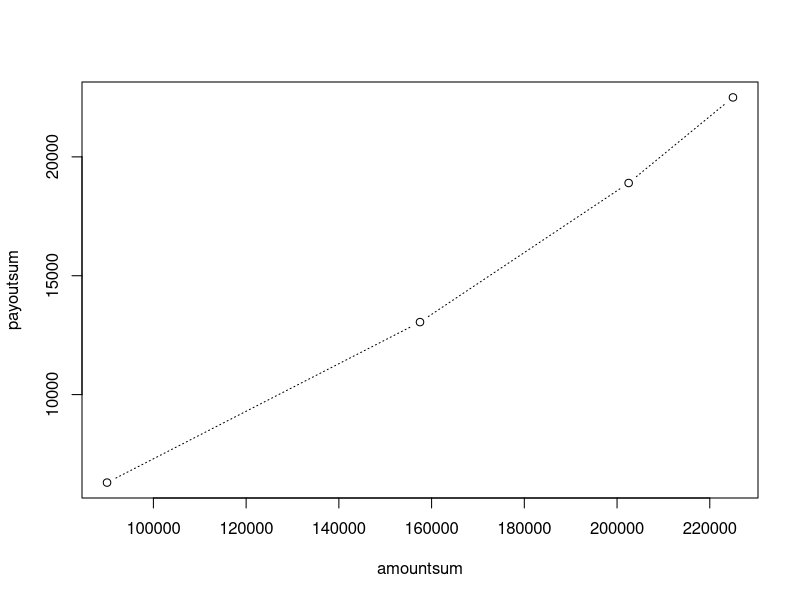
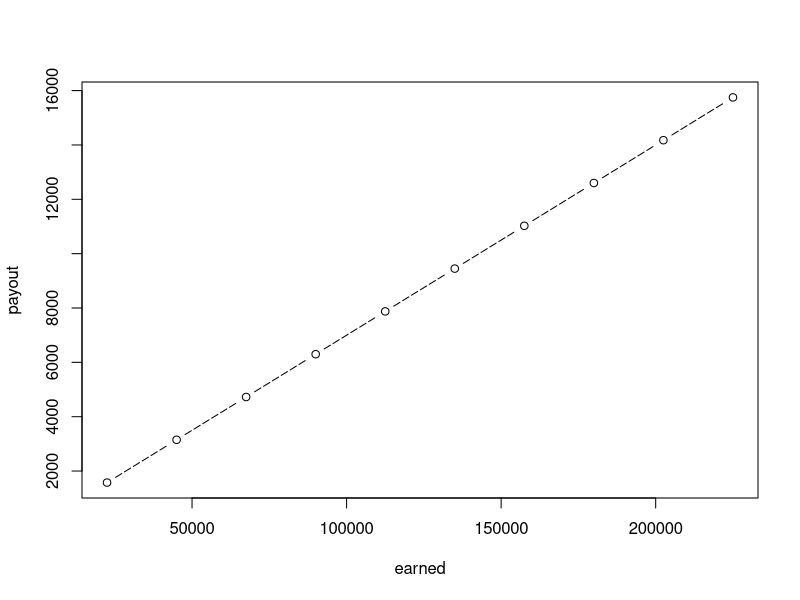

Here is the R script that generated these plots, in order:
## ---- chunk 1
quota <- 225000

df <- data.frame(
    cut         = c(.40, .30, .20, .10),
    payoutPrct  = c(.07, .10, .13, .16)
)

df$cutsum <- cumsum(df$cut)

df$amount <- df$cut * quota

df$payout <- df$amount * df$payoutPrct

df$payoutsum <- cumsum(df$payout)

df$amountsum <- cumsum(df$amount)
df
## ---- chunk 2
getPayout <- function(qqFrac) {
  
 
  row1 <- nrow(df[qqFrac >= df$cutSum, ])
  row2 <- row1 + 1
  
  # current bracket
  if (row1 > 0) {
    cutSum <- round(df[row1, 'cutSum'], 1)
  } else {
    cutSum <- 0
  }
  remainder <- round(qqFrac, 1) - cutSum
  
  #payout bracket
  if (row2 <= 4) {
    b <- quota * df[row2, 'payoutPrct'] * remainder
  } else {
    b <- 0
  }
  #previous brackets
  if (row1 > 0) {
    a <- df[row1, 'payoutSum']
  } else {
    a <- 0
  }
  
  payout <- a + b
  return(payout)

}

## ---- chunk 3
df2 <- data.frame(i = seq(.1, 1, by=.1))
df2$payout <- apply(df2, 1, getPayout)
df2
## ---- chunk 4

plot(df[c('amountsum','payoutsum')], type='b',lty = 9)

## ---- chunk 5

df2$earned <- df2$i * quota
plot(df2[c('earned','payout')], type='b', lty = 5)
